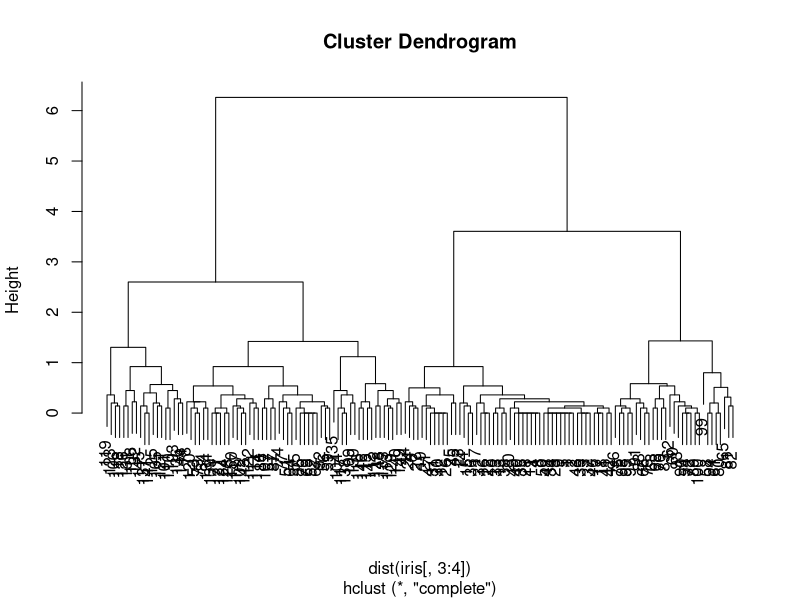
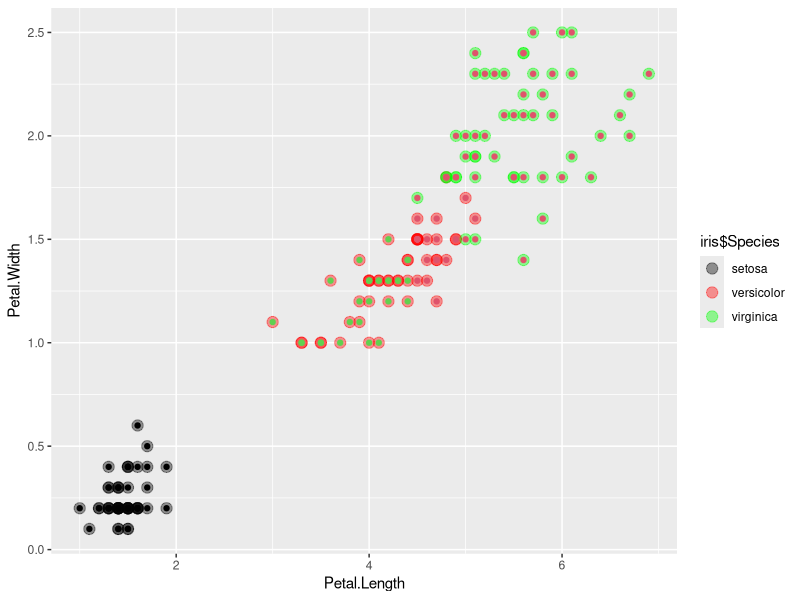
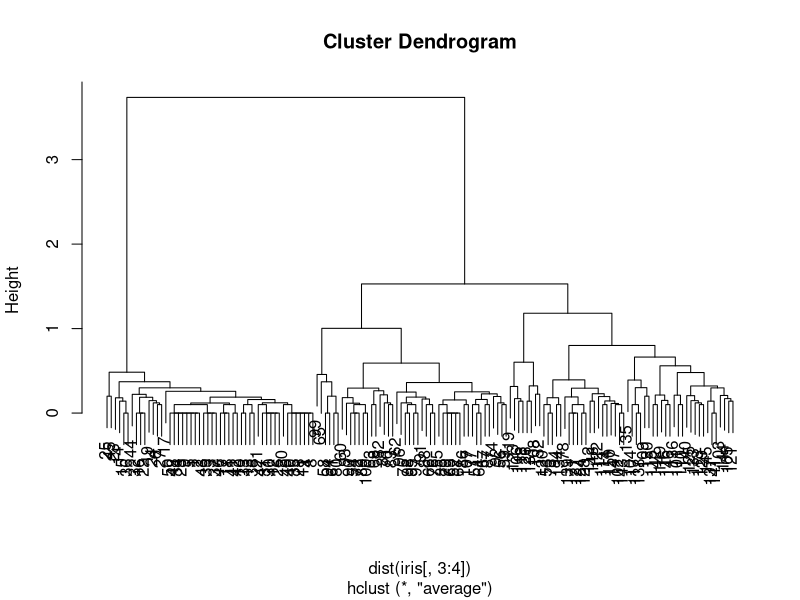
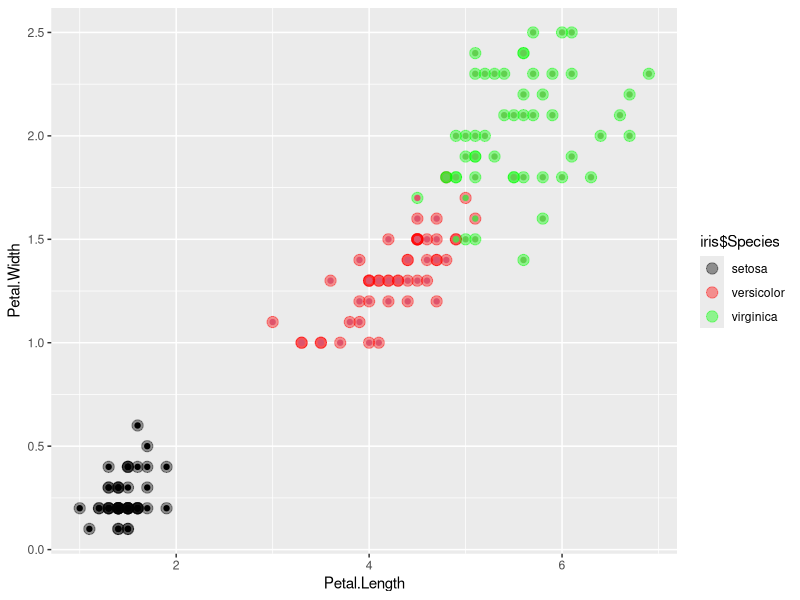
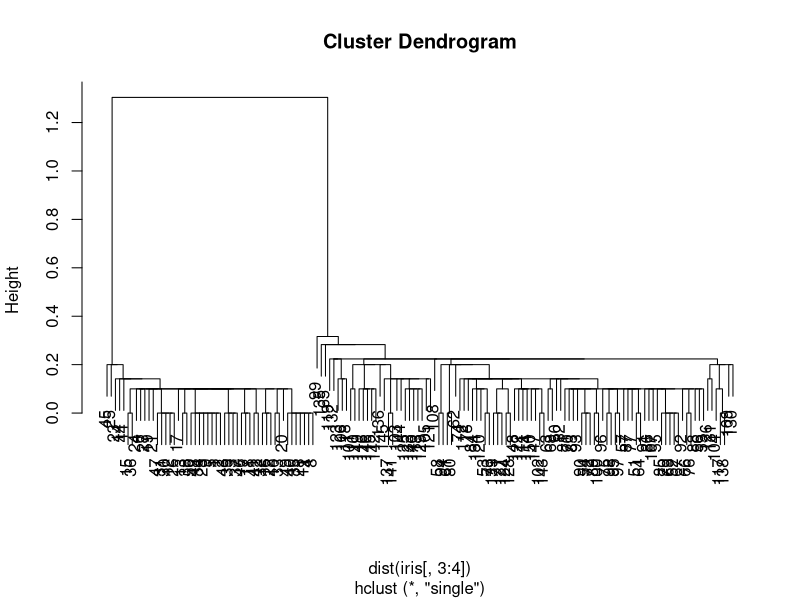
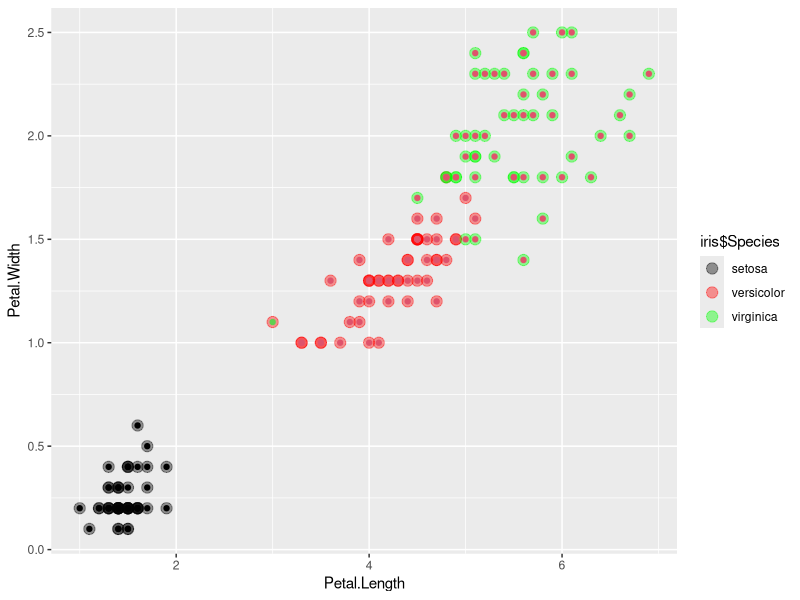
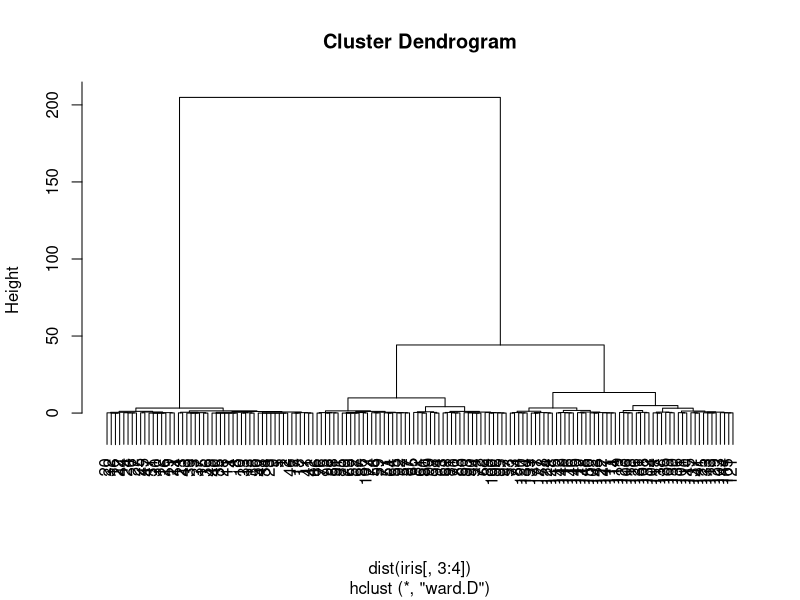
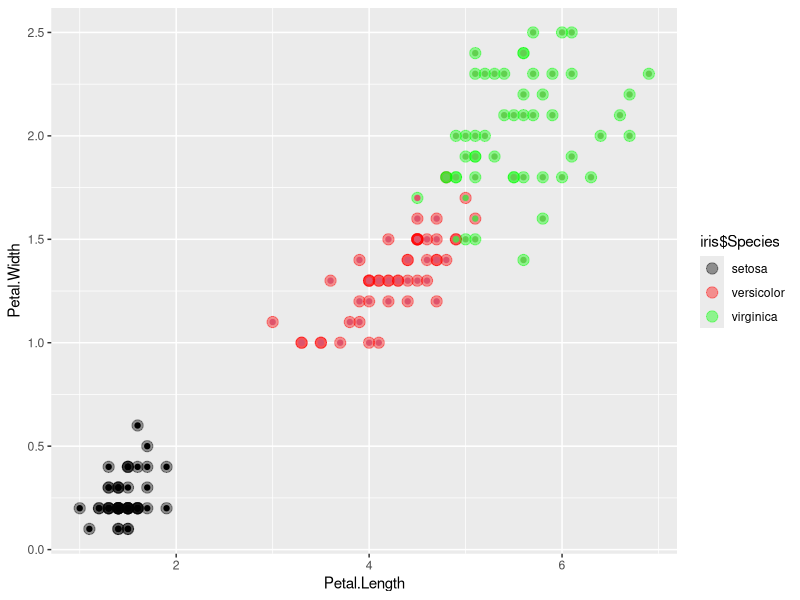

Generate these figures, in order, with R:
# https://www.r-bloggers.com/hierarchical-clustering-in-r-2/
install.packages("ggplot2")
library(ggplot2)

clusterPlot <- function(type) {
  clusters <- hclust(dist(iris[, 3:4]), method = type)
  plot(clusters)
  
  clusterCut <- cutree(clusters, 3)
  show(table(clusterCut, iris$Species)) # show required, else will not print

  ggplot(iris, aes(Petal.Length, Petal.Width, color = iris$Species)) + 
    geom_point(alpha = 0.4, size = 3.5) + geom_point(col = clusterCut) + 
    scale_color_manual(values = c('black', 'red', 'green'))
}
#Implementing cluster plots
clusterPlot('complete')
clusterPlot('average')
clusterPlot('single')
clusterPlot('ward.D')
